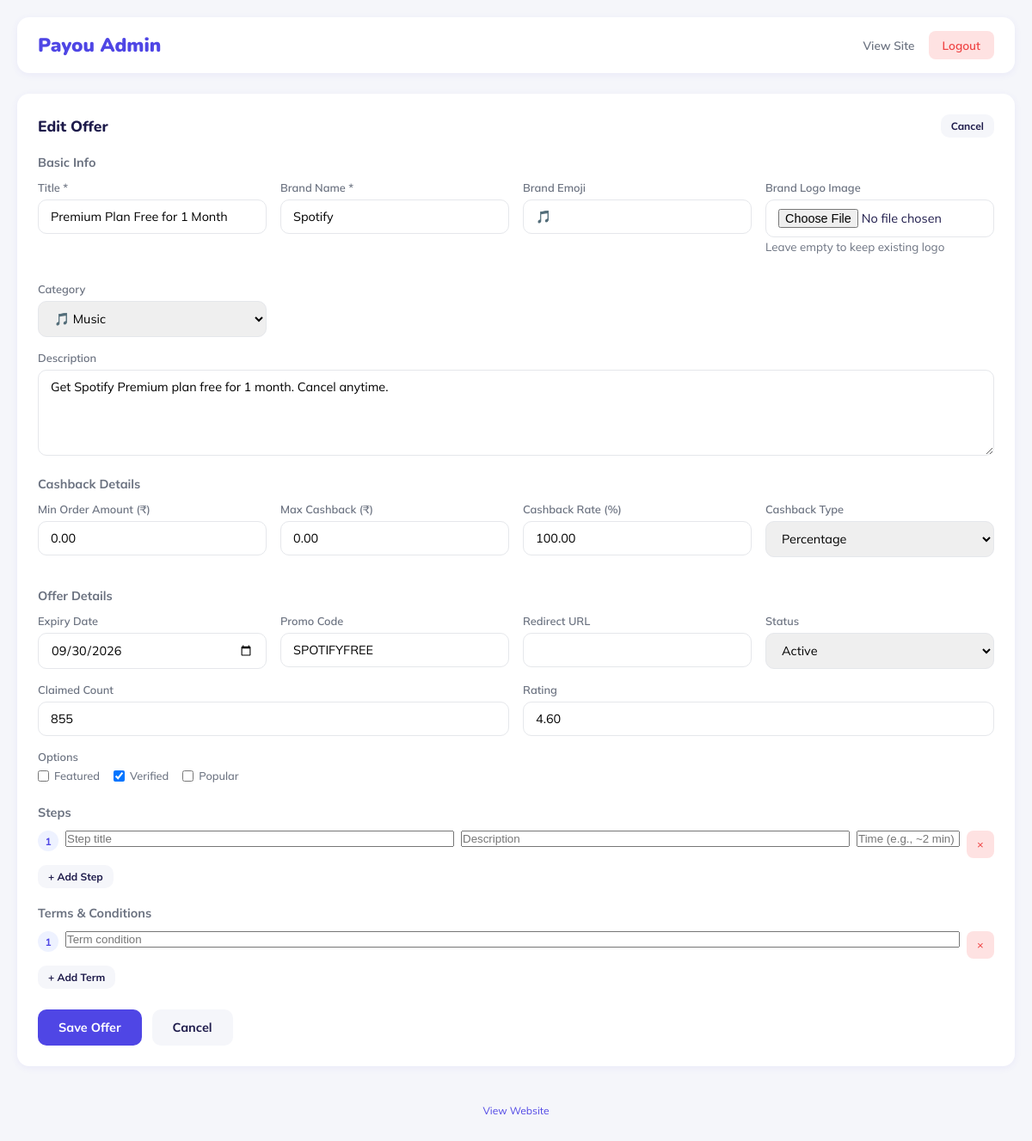
The page /admin.php?edit=4 (signed in) on the database its author committed.
### tables this page shows
CREATE TABLE IF NOT EXISTS offers (
    id INT AUTO_INCREMENT PRIMARY KEY,
    title VARCHAR(255) NOT NULL,
    description TEXT,
    brand_name VARCHAR(100),
    brand_emoji VARCHAR(10) DEFAULT '🎁',
    logo_image VARCHAR(255) DEFAULT '',
    category VARCHAR(50) DEFAULT 'General',
    min_order_amount DECIMAL(10,2) DEFAULT 0,
    max_cashback DECIMAL(10,2) DEFAULT 0,
    cashback_rate DECIMAL(5,2) DEFAULT 0,
    cashback_type ENUM('flat', 'percentage') DEFAULT 'flat',
    min_amount DECIMAL(10,2) DEFAULT 0,
    max_amount DECIMAL(10,2) DEFAULT 0,
    expiry_date DATE,
    promo_code VARCHAR(50),
    redirect_url VARCHAR(500),
    claimed_count INT DEFAULT 0,
    rating DECIMAL(3,2) DEFAULT 0,
    is_featured TINYINT(1) DEFAULT 0,
    is_verified TINYINT(1) DEFAULT 0,
    is_popular TINYINT(1) DEFAULT 0,
    status ENUM('active', 'expired', 'draft') DEFAULT 'active',
    created_at TIMESTAMP DEFAULT CURRENT_TIMESTAMP,
    updated_at TIMESTAMP DEFAULT CURRENT_TIMESTAMP ON UPDATE CURRENT_TIMESTAMP
);

CREATE TABLE IF NOT EXISTS categories (
    id INT AUTO_INCREMENT PRIMARY KEY,
    name VARCHAR(100) NOT NULL,
    emoji VARCHAR(10) DEFAULT '📌',
    sort_order INT DEFAULT 0
);

### admin.php (the view, shortened to what this page needs)
<?php
$message = '';
$message_type = '';
$is_logged_in = isset($_SESSION['admin_logged_in']) && $_SESSION['admin_logged_in'] === true;
$conn = getDB();
$categories = [];
$cat_result = $conn->query("SELECT * FROM categories ORDER BY sort_order");
while ($row = $cat_result->fetch_assoc()) {
    $categories[] = $row;
}
$offers_result = $conn->query("SELECT * FROM offers ORDER BY created_at DESC");
$edit_offer = null;
$is_new_offer = false;
if (isset($_GET['edit']) && $is_logged_in) {
    $edit_id = intval($_GET['edit']);
    if ($edit_id > 0) {
        $edit_result = $conn->query("SELECT * FROM offers WHERE id = $edit_id");
        $edit_offer = $edit_result->fetch_assoc();
        if ($edit_offer) {
            $steps_result = $conn->query("SELECT * FROM offer_steps WHERE offer_id = $edit_id ORDER BY step_number");
            $edit_offer['steps'] = $steps_result->fetch_all(MYSQLI_ASSOC);
            $terms_result = $conn->query("SELECT * FROM offer_terms WHERE offer_id = $edit_id ORDER BY sort_order");
            $edit_offer['terms'] = $terms_result->fetch_all(MYSQLI_ASSOC);
        }
    }
}
?>
<!DOCTYPE html>
<html lang="en">
<head>
<link rel="stylesheet" href="https://cdn.hugeicons.com/font/hgi-stroke-rounded.css"/>
</head>
<body>
<?php if (!$is_logged_in): ?>
<div class="password-form">
  <div class="card">
    <h2 class="logo">Pay<span>ou</span> Admin</h2>
    <p>Enter password to access admin panel</p>
    <?php if ($message): ?>
    <div class="message <?php echo $message_type; ?>"><?php echo $message; ?></div>
    <?php endif; ?>
    <form method="post">
      <div class="form-group">
        <input type="password" name="password" placeholder="Enter password" required>
      </div>
      <button type="submit" class="btn btn-primary" style="width: 100%;">Login</button>
    </form>
    <a href="index.php" style="display: block; margin-top: 16px; color: var(--primary); text-decoration: none; font-size: 0.85rem;">← Back to Home</a>
  </div>
</div>
<?php else: ?>
<div class="container">
  <nav class="navbar">
    <div class="logo">Pay<span>ou</span> Admin</div>
    <div class="nav-links">
      <a href="index.php">View Site</a>
      <a href="?logout=1" class="btn btn-logout">Logout</a>
    </div>
  </nav>
  <?php if ($edit_offer || $is_new_offer): ?>
  <div class="card">
    <div style="display: flex; justify-content: space-between; align-items: center; margin-bottom: 20px;">
      <h2 class="card-title" style="margin: 0;"><?php echo ($edit_offer && $edit_offer['id'] > 0) ? 'Edit Offer' : 'Add New Offer'; ?></h2>
      <a href="admin.php" class="btn btn-secondary btn-sm">Cancel</a>
    </div>
    <form method="post" enctype="multipart/form-data">
      <h3 style="font-size: 0.9rem; font-weight: 700; color: var(--text-sub); margin-bottom: 12px;">Basic Info</h3>
      <div class="form-grid">
        <div class="form-group">
          <label>Title *</label>
          <input type="text" name="title" value="<?php echo htmlspecialchars($edit_offer['title'] ?? ''); ?>" required>
        </div>
        <div class="form-group">
          <label>Brand Name *</label>
          <input type="text" name="brand_name" value="<?php echo htmlspecialchars($edit_offer['brand_name'] ?? ''); ?>" required>
        </div>
        <div class="form-group">
          <label>Brand Emoji</label>
          <input type="text" name="brand_emoji" value="<?php echo htmlspecialchars($edit_offer['brand_emoji'] ?? '🎁'); ?>" maxlength="10">
        </div>
        <div class="form-group">
          <label>Brand Logo Image</label>
          <input type="file" name="logo_image" accept="image/*">
          <small style="color: var(--text-sub);">Leave empty to keep existing logo</small>
        </div>
        <div class="form-group">
          <label>Category</label>
          <select name="category">
            <?php foreach ($categories as $cat): ?>
            <option value="<?php echo $cat['name']; ?>" <?php echo (isset($edit_offer['category']) && $edit_offer['category'] === $cat['name']) ? 'selected' : ''; ?>>
              <?php echo $cat['emoji'] . ' ' . $cat['name']; ?>
            </option>
            <?php endforeach; ?>
          </select>
        </div>
      </div>
      <div class="form-group">
        <label>Description</label>
        <textarea name="description"><?php echo htmlspecialchars($edit_offer['description'] ?? ''); ?></textarea>
      </div>
      <h3 style="font-size: 0.9rem; font-weight: 700; color: var(--text-sub); margin: 20px 0 12px;">Cashback Details</h3>
      <div class="form-grid">
        <div class="form-group">
          <label>Min Order Amount (₹)</label>
          <input type="number" name="min_order_amount" value="<?php echo $edit_offer['min_order_amount'] ?? 0; ?>" min="0" step="1">
        </div>
        <div class="form-group">
          <label>Max Cashback (₹)</label>
          <input type="number" name="max_cashback" value="<?php echo $edit_offer['max_cashback'] ?? 0; ?>" min="0" step="1">
        </div>
        <div class="form-group">
          <label>Cashback Rate (%)</label>
          <input type="number" name="cashback_rate" value="<?php echo $edit_offer['cashback_rate'] ?? 0; ?>" min="0" max="100" step="0.1">
        </div>
        <div class="form-group">
          <label>Cashback Type</label>
          <select name="cashback_type">
            <option value="percentage" <?php echo (isset($edit_offer['cashback_type']) && $edit_offer['cashback_type'] === 'percentage') ? 'selected' : ''; ?>>Percentage</option>
          </select>
        </div>
      </div>
      <h3 style="font-size: 0.9rem; font-weight: 700; color: var(--text-sub); margin: 20px 0 12px;">Offer Details</h3>
      <div class="form-grid">
        <div class="form-group">
          <label>Expiry Date</label>
          <input type="date" name="expiry_date" value="<?php echo $edit_offer['expiry_date'] ?? ''; ?>">
        </div>
        <div class="form-group">
          <label>Promo Code</label>
          <input type="text" name="promo_code" value="<?php echo htmlspecialchars($edit_offer['promo_code'] ?? ''); ?>">
        </div>
        <div class="form-group">
          <label>Redirect URL</label>
          <input type="url" name="redirect_url" value="<?php echo htmlspecialchars($edit_offer['redirect_url'] ?? ''); ?>">
        </div>
        <div class="form-group">
          <label>Status</label>
          <select name="status">
            <option value="active" <?php echo (isset($edit_offer['status']) && $edit_offer['status'] === 'active') ? 'selected' : ''; ?>>Active</option>
          </select>
        </div>
      </div>
      <div class="form-grid">
        <div class="form-group">
          <label>Claimed Count</label>
          <input type="number" name="claimed_count" value="<?php echo $edit_offer['claimed_count'] ?? 0; ?>" min="0">
        </div>
        <div class="form-group">
          <label>Rating</label>
          <input type="number" name="rating" value="<?php echo $edit_offer['rating'] ?? 0; ?>" min="0" max="5" step="0.1">
        </div>
      </div>
      <div class="form-group">
        <label>Options</label>
        <div class="checkbox-group">
          <label><input type="checkbox" name="is_featured" <?php echo (isset($edit_offer['is_featured']) && $edit_offer['is_featured']) ? 'checked' : ''; ?>> Featured</label>
          <label><input type="checkbox" name="is_verified" <?php echo (isset($edit_offer['is_verified']) && $edit_offer['is_verified']) ? 'checked' : ''; ?>> Verified</label>
          <label><input type="checkbox" name="is_popular" <?php echo (isset($edit_offer['is_popular']) && $edit_offer['is_popular']) ? 'checked' : ''; ?>> Popular</label>
        </div>
      </div>
      <h3 style="font-size: 0.9rem; font-weight: 700; color: var(--text-sub); margin: 20px 0 12px;">Steps</h3>
      <div class="steps-list" id="steps-list">
        <?php
        $steps = $edit_offer['steps'] ?? [];
        if (empty($steps)) {
            $steps = [['step_title' => '', 'step_description' => '', 'step_time' => '']];
        }
        foreach ($steps as $i => $step): ?>
        <div class="step-item">
          <span style="width: 24px; height: 24px; background: var(--primary-light); color: var(--primary); border-radius: 50%; display: flex; align-items: center; justify-content: center; font-size: 0.75rem; font-weight: 700; flex-shrink: 0;"><?php echo $i + 1; ?></span>
          <input type="text" name="step_title[]" placeholder="Step title" value="<?php echo htmlspecialchars($step['step_title'] ?? ''); ?>">
          <input type="text" name="step_desc[]" placeholder="Description" value="<?php echo htmlspecialchars($step['step_description'] ?? ''); ?>">
          <input type="text" name="step_time[]" placeholder="Time (e.g., ~2 min)" class="time-input" value="<?php echo htmlspecialchars($step['step_time'] ?? ''); ?>">
          <button type="button" class="remove-btn" onclick="this.parentElement.remove();">×</button>
        </div>
        <?php endforeach; ?>
      </div>
      <button type="button" class="btn btn-secondary btn-sm" onclick="addStep()" style="margin-top: 8px;">+ Add Step</button>
      <h3 style="font-size: 0.9rem; font-weight: 700; color: var(--text-sub); margin: 20px 0 12px;">Terms & Conditions</h3>
      <div class="terms-list" id="terms-list">
        <?php
        $terms = $edit_offer['terms'] ?? [];
        if (empty($terms)) {
            $terms = [['term_text' => '']];
        }
        foreach ($terms as $i => $term): ?>
        <div class="term-item">
          <span style="width: 24px; height: 24px; background: var(--primary-light); color: var(--primary); border-radius: 50%; display: flex; align-items: center; justify-content: center; font-size: 0.75rem; font-weight: 700; flex-shrink: 0;"><?php echo $i + 1; ?></span>
          <input type="text" name="term_text[]" placeholder="Term condition" value="<?php echo htmlspecialchars($term['term_text'] ?? ''); ?>">
          <button type="button" class="remove-btn" onclick="this.parentElement.remove();">×</button>
        </div>
        <?php endforeach; ?>
      </div>
      <button type="button" class="btn btn-secondary btn-sm" onclick="addTerm()" style="margin-top: 8px;">+ Add Term</button>
      <div style="margin-top: 24px; display: flex; gap: 12px;">
        <button type="submit" name="save_offer" class="btn btn-primary">Save Offer</button>
        <a href="admin.php" class="btn btn-secondary">Cancel</a>
      </div>
    </form>
  </div>
  <?php endif; ?>
  <div style="text-align: center; padding: 20px; color: var(--text-sub); font-size: 0.75rem;">
    <a href="index.php" style="color: var(--primary); text-decoration: none;">View Website</a>
  </div>
</div>
<?php endif; ?>
</body>
</html>

### admin.php (style rules this page uses)
:root { --primary: #4f46e5; --primary-light: #eef2ff; --green: #10b981; --red: #ef4444; --orange: #f97316; --text: #1e1b4b; --text-sub: #6b7280; --bg: #f5f6fa; --card: #ffffff; --shadow-sm: 0 2px 8px rgba(79,70,229,0.07); --shadow-md: 0 6px 24px rgba(79,70,229,0.13); --radius: 14px; }
*, *::before, *::after { box-sizing: border-box; margin: 0; padding: 0; }
body { font-family: 'Mulish', sans-serif; background: var(--bg); color: var(--text); min-height: 100vh; padding: 20px; }
.navbar { background: #fff; border-radius: var(--radius); padding: 16px 24px; display: flex; align-items: center; justify-content: space-between; box-shadow: var(--shadow-sm); margin-bottom: 24px; }
.logo { font-family: 'Nunito', sans-serif; font-weight: 900; font-size: 1.4rem; color: var(--primary); }
.nav-links { display: flex; gap: 16px; align-items: center; }
.nav-links a { color: var(--text-sub); text-decoration: none; font-weight: 600; font-size: 0.85rem; }
.nav-links .btn { padding: 8px 16px; background: var(--primary-light); color: var(--primary); border-radius: 8px; }
.nav-links .btn-logout { background: #fee2e2; color: var(--red); }
.container { max-width: 1200px; margin: 0 auto; }
.card { background: #fff; border-radius: var(--radius); padding: 24px; box-shadow: var(--shadow-sm); margin-bottom: 24px; }
.card-title { font-family: 'Nunito', sans-serif; font-weight: 800; font-size: 1.1rem; margin-bottom: 16px; }
.form-grid { display: grid; grid-template-columns: repeat(auto-fit, minmax(250px, 1fr)); gap: 16px; }
.form-group { margin-bottom: 16px; }
.form-group label { display: block; font-size: 0.8rem; font-weight: 600; color: var(--text-sub); margin-bottom: 6px; }
.form-group input, .form-group select, .form-group textarea { width: 100%; padding: 10px 14px; border: 1.5px solid #e5e7eb; border-radius: 10px; font-family: inherit; font-size: 0.9rem; transition: border-color 0.2s; }
.form-group textarea { resize: vertical; min-height: 100px; }
.checkbox-group { display: flex; gap: 16px; flex-wrap: wrap; }
.checkbox-group label { display: flex; align-items: center; gap: 6px; font-weight: 500; cursor: pointer; }
.checkbox-group input { width: auto; }
.btn { display: inline-flex; align-items: center; gap: 8px; padding: 12px 24px; border: none; border-radius: 10px; font-family: inherit; font-weight: 700; font-size: 0.9rem; cursor: pointer; transition: all 0.2s; text-decoration: none; }
.btn-primary { background: var(--primary); color: #fff; }
.btn-secondary { background: var(--bg); color: var(--text); }
.btn-sm { padding: 6px 12px; font-size: 0.75rem; }
.steps-list, .terms-list { display: flex; flex-direction: column; gap: 12px; }
.step-item, .term-item { display: flex; gap: 8px; align-items: flex-start; }
.step-item input, .term-item input { flex: 1; }
.step-item .time-input { width: 120px; flex: none; }
.remove-btn { background: #fee2e2; color: var(--red); border: none; width: 32px; height: 32px; border-radius: 8px; cursor: pointer; flex-shrink: 0; }

### rows shown on the page
offers: title "Premium Plan Free for 1 Month", brand_name "Spotify", brand_emoji "🎵", category "🎵 Music", description "Get Spotify Premium plan free for 1 month. Cancel anytime.", min_order_amount "0.00", max_cashback "0.00", cashback_rate "100.00", cashback_type "Percentage", expiry_date "09/30/2026", promo_code "SPOTIFYFREE", status "Active", claimed_count "855", rating "4.60", is_verified "☑"
